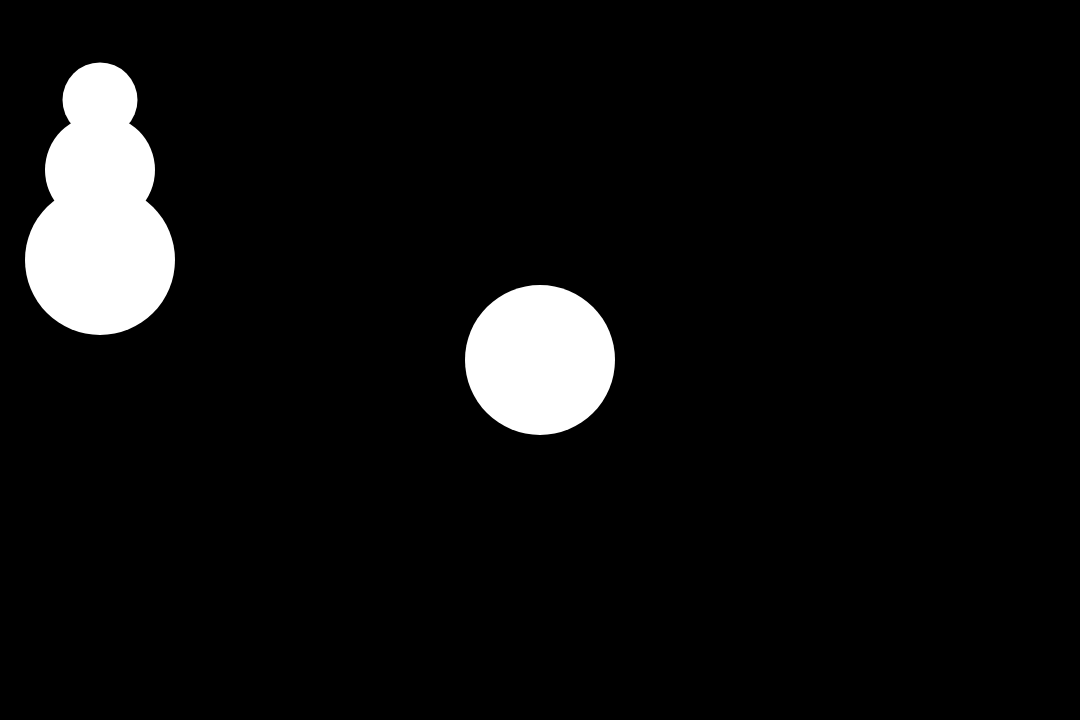
Frame 1 (no input)
Frame 60 (no input): identical to frame 1, image omitted
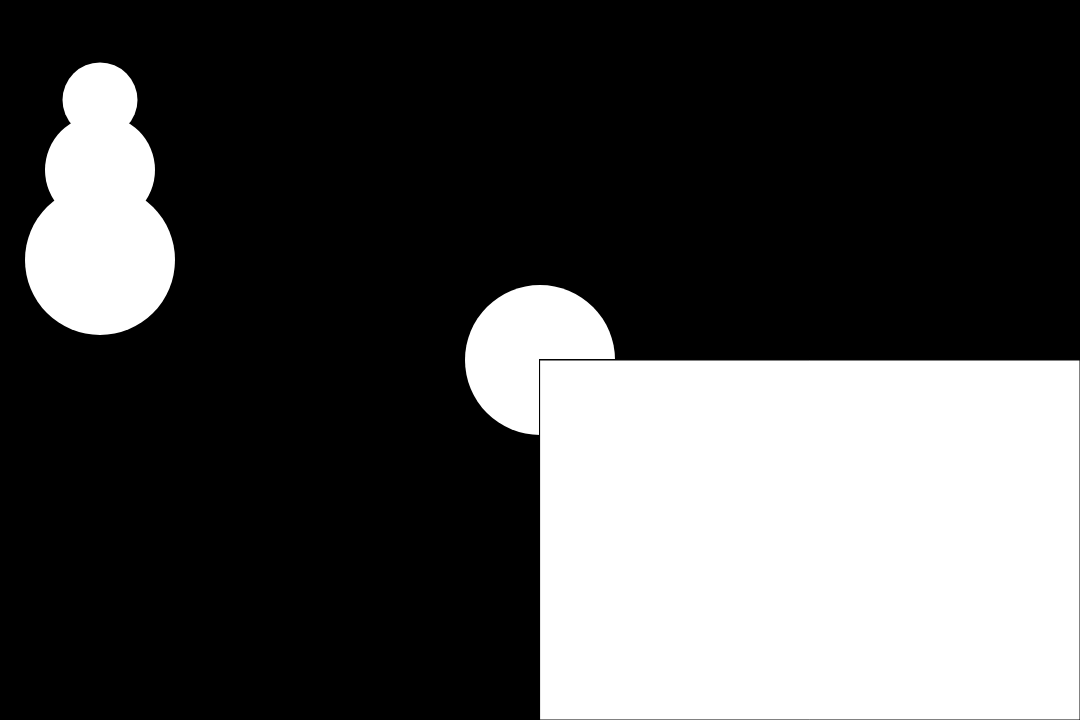
Frame 120 (the mouse pressed at the canvas centre since frame 60)

The p5.js sketch that drew these frames (run headless with seeded random() and noise() and a simulated clock; from frame 60 on, the mouse is pressed at the canvas centre):

// p5.js sketch
// ── sketch.js
function setup() {
  createCanvas(1080, 720);
   background(0);
   noStroke();

   fill(255);
   ellipse(540, 360, 150, 150);

   fill(255);
   ellipse (100, 100, 75, 75);

   fill(255);
   ellipse (100, 170, 110, 110);

   fill(255);
   ellipse (100, 260, 150, 150);
}

function draw() {
      stroke(2);
    if (mouseIsPressed === true) {
      rect(mouseX, mouseY, pmouseX, pmouseY);
    }

}
